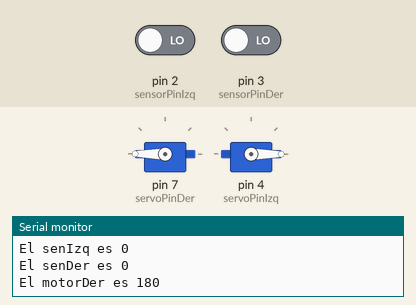
This sketch was run on a simulated Arduino Uno, built with avr-gcc and run on an emulated ATmega328P. Shown: 2 × servo, the last lines printed to the serial monitor. The test bench sets the inputs (shaded band); at power-on: pin 2 (sensorPinIzq) LOW, pin 3 (sensorPinDer) LOW.

Above: at 1.2 s.
1.3 s: pin 2 (sensorPinIzq) driven HIGH
At 2.5 s:
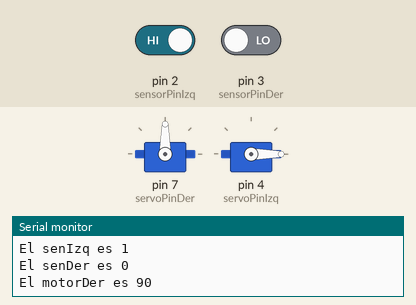
2.8 s: pin 3 (sensorPinDer) driven HIGH
At 3.6 s:
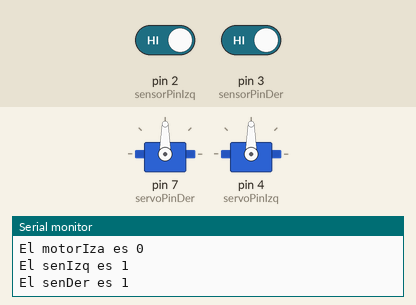
5.8 s: pin 2 (sensorPinIzq) driven LOW
At 6.5 s:
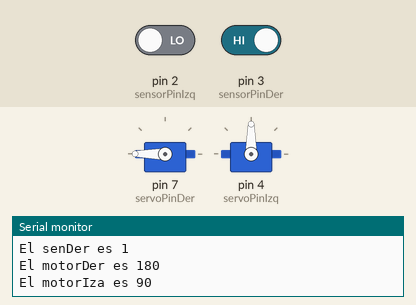
7.3 s: pin 2 (sensorPinIzq) driven HIGH
At 8.2 s:
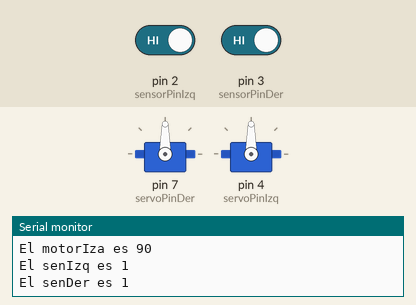
10.3 s: pin 3 (sensorPinDer) driven LOW
At 11.1 s:
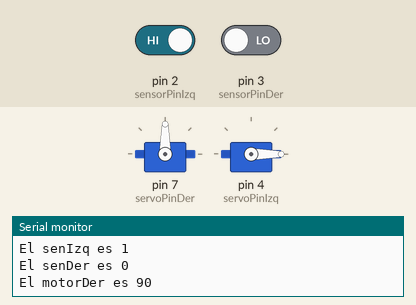
13.3 s: pin 3 (sensorPinDer) driven HIGH
At 14.3 s:
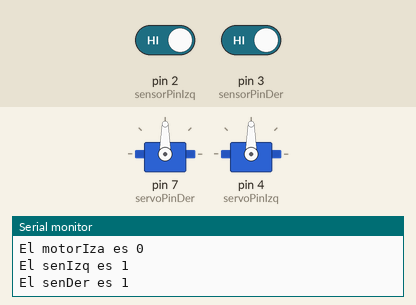
Timing chart, 0 to 16.3 s (numbered marks = the images above; inputs shaded):
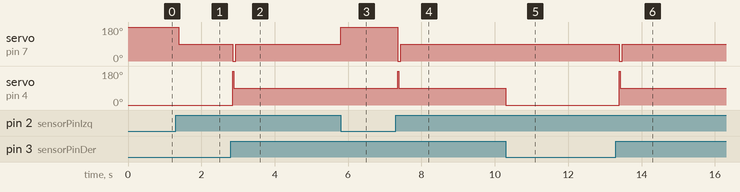

Measured:
- after the input at 1.3 s, servo on pin 7 (servoPinDer): 180° → 90° after 0.09 s
- after the input at 2.8 s, servo on pin 7 (servoPinDer): 90° → 0° after 0.06 s, → 90° 0.08 s later; servo on pin 4 (servoPinIzq): 0° → 90° after 0.06 s
- after the input at 5.8 s, servo on pin 7 (servoPinDer): 90° → 180° at once
- after the input at 7.3 s, servo on pin 7 (servoPinDer): 180° → 0° after 0.06 s, → 90° 0.08 s later; servo on pin 4 (servoPinIzq): 90° → 180° after 0.06 s, → 90° 0.02 s later
- after the input at 10.3 s, servo on pin 7 (servoPinDer): stays 90° (without the input it goes to 0° after 3.0 s); servo on pin 4 (servoPinIzq): 90° → 0° at once
- after the input at 13.3 s, servo on pin 7 (servoPinDer): 90° → 0° after 0.09 s, → 90° 0.08 s later; servo on pin 4 (servoPinIzq): 0° → 90° after 0.09 s

The sketch:

sigueLineas_v2.ino
```cpp
#include <Servo.h>

const int PARADA = 90;
const int AVANCEDER = 180;
const int AVANCEIZQ = 0;
const int ATRASDER = 0;
const int ATRASIZQ = 180;

const int BLACK = 0;
const int WHITE = 1;

Servo derecho;
Servo izquierdo;

int servoPinDer = 7;
int servoPinIzq = 4;

int sensorPinDer = 3;
int sensorPinIzq = 2;

int valSensorDer = 0;  //en esta variable almacenamos el valor leido del sensor Derecho
int valSensorIzq = 0;  //en esta variable almacenamos el valor leido del sensor Izquierdo
int movimientoDer, movimientoIzq;
int antMovimientoDer = AVANCEDER;
int antMovimientoIzq = AVANCEIZQ;

void setup() {
  pinMode(sensorPinDer, INPUT);
  pinMode(sensorPinIzq, INPUT);

  derecho.attach(servoPinDer);
  izquierdo.attach(servoPinIzq);
   Serial.begin(9600);

}

void loop(){
  valSensorDer = digitalRead(sensorPinDer);
  valSensorIzq = digitalRead(sensorPinIzq);

   Serial.print("El senIzq es ");
   Serial.println(valSensorIzq);
   Serial.print("El senDer es ");
   Serial.println(valSensorDer);

  movimientoDer = AVANCEDER;
  movimientoIzq = AVANCEIZQ;

  if ((valSensorDer == WHITE) && (valSensorIzq == WHITE)){
     buscaLinea (antMovimientoDer, antMovimientoIzq);
     valSensorDer = digitalRead(sensorPinDer);
     valSensorIzq = digitalRead(sensorPinIzq);
  }

  if (valSensorDer == WHITE){
  	  movimientoIzq = PARADA;
  }

  if (valSensorIzq == WHITE){
  	  movimientoDer = PARADA;
  }

   Serial.print("El motorDer es ");
   Serial.println(movimientoDer);
   Serial.print("El motorIza es ");
   Serial.println(movimientoIzq);

  derecho.write(movimientoDer);
  izquierdo.write(movimientoIzq);
  antMovimientoDer = movimientoDer;
  antMovimientoIzq = movimientoIzq;
}

void buscaLinea (int pDer, int pIzq){
  int vMov = 0;
  int antVIzq, vIzq = pIzq;
  int antVDer, vDer = pDer;

  int vSDer = WHITE;
  int vSIzq = WHITE;

  while (((vSDer == WHITE) && (vSIzq == WHITE)) || (vMov <  3)) {
    //volver a posicion anterior
    derecho.write(antVIzq);
    izquierdo.write(antVDer);

    switch (vMov) {
      case 0 :  //probamos a la Izq
        vIzq = PARADA;
        vDer = AVANCEDER;
        break;
      case 1 :  //probamos de frente
        vIzq = AVANCEIZQ;
        vDer = AVANCEDER;
        break;
      case 2 : //probamos a la derecha
        vIzq = AVANCEIZQ;
        vDer = PARADA;
        break;
    }

    derecho.write(vIzq);
    izquierdo.write(vDer);
    antVIzq = vIzq;
    antVDer = vDer;
    vMov++;
    vSDer = digitalRead(sensorPinDer);
    vSIzq = digitalRead(sensorPinIzq);
    derecho.write(PARADA);
    izquierdo.write(PARADA);
  }
 }
```
